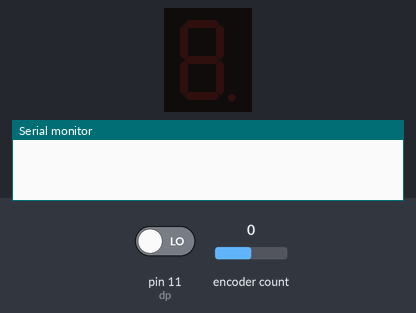
The sketch below on a simulated Arduino Uno, built with avr-gcc and run on an emulated ATmega328P. On the bench: 1-digit seven-segment display, the last lines printed to the serial monitor. Wiring (inferred from the names in the program): 1-digit 7-segment display, segments lit when HIGH: segments pin 2, pin 3, pin 4, pin 5, pin 6, pin 7, pin 8. The test bench sets the inputs (shaded band); at power-on: encoder count 0, pin 11 (dp) LOW. The segment pins are drawn as the display they are named for.

Above: at 1.2 s.
1.3 s: encoder count set to 1
At 2.1 s:
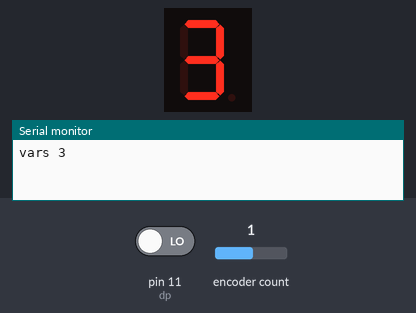
2.8 s: encoder count set to 2
At 3.2 s:
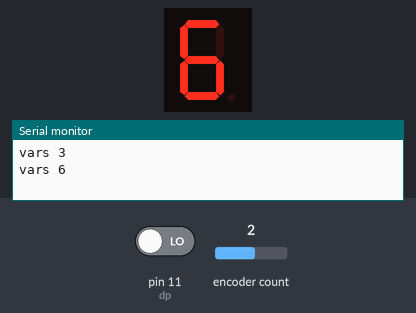
4.3 s: encoder count set to 3
At 5.6 s:
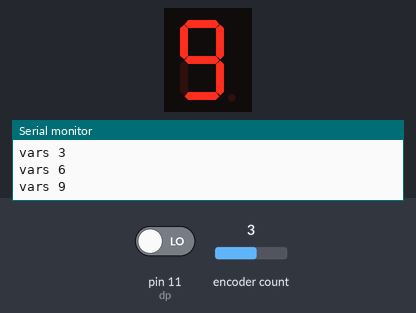
Timing chart, 0 to 7.3 s (numbered marks = the images above; inputs shaded):
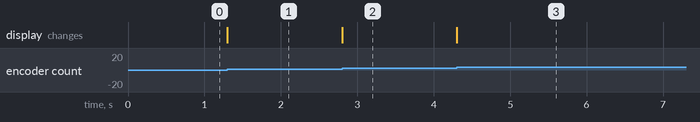

The sketch:

encoder_indicator_level.ino
```cpp
// управление тремя переменными при помощи энкодера:
// - нащёлкай кнопкой нужную переменную (1, 2 или 3 клика)
// - 1 переменная просто изменяется с постоянным шагом
// - 2 переменная: шаг 1, при зажатой кнопке - шаг 5
// - 3 переменная: шаг 1, при быстром вращении - шаг 5

#include <Arduino.h>
#include <EncButton.h>
EncButton enc(9, 10, 11);


int pins2[8] = {2,3,4,5,6,7,8,11};

#define a 2
#define b 3
#define c 4
#define d 5
#define e 6
#define f 7
#define g 8
#define dp 11

int var = 0;

int bright = 128; // уровень яркости светодиода
bool state = 1;   // состояние светодиода

void setup() {
  Serial.begin(9600);

  pinMode(a, OUTPUT);
  pinMode(b, OUTPUT);
  pinMode(c, OUTPUT);
  pinMode(d, OUTPUT);
  pinMode(e, OUTPUT);
  pinMode(f, OUTPUT);
  pinMode(g, OUTPUT);
}


void digits(uint8_t number) {
  if (number == 0) {
    digitalWrite(a, HIGH); digitalWrite(b, HIGH); digitalWrite(c, HIGH); digitalWrite(d, HIGH);   // say 0
    digitalWrite(e, HIGH); digitalWrite(f, HIGH); digitalWrite(g, LOW); digitalWrite(dp, LOW);
  }
  if (number == 1) {
    digitalWrite(a, LOW); digitalWrite(b, HIGH); digitalWrite(c, HIGH); digitalWrite(d, LOW);   // say 1
    digitalWrite(e, LOW); digitalWrite(f, LOW); digitalWrite(g, LOW); digitalWrite(dp, LOW);
  }
  if (number == 2) {
    digitalWrite(a, HIGH); digitalWrite(b, HIGH); digitalWrite(c, LOW); digitalWrite(d, HIGH);   // say 2
    digitalWrite(e, HIGH); digitalWrite(f, LOW); digitalWrite(g, HIGH); digitalWrite(dp, LOW);
  }
  if (number == 3) {
    digitalWrite(a, HIGH); digitalWrite(b, HIGH); digitalWrite(c, HIGH); digitalWrite(d, HIGH);   // say 3
    digitalWrite(e, LOW); digitalWrite(f, LOW); digitalWrite(g, HIGH); digitalWrite(dp, LOW);
  }
  if (number == 4) {
    digitalWrite(a, LOW); digitalWrite(b, HIGH); digitalWrite(c, HIGH); digitalWrite(d, LOW);   // say 4
    digitalWrite(e, LOW); digitalWrite(f, HIGH); digitalWrite(g, HIGH); digitalWrite(dp, LOW);
  }
  if (number == 5) {
    digitalWrite(a, HIGH); digitalWrite(b, LOW); digitalWrite(c, HIGH); digitalWrite(d, HIGH);   // say 5
    digitalWrite(e, LOW); digitalWrite(f, HIGH); digitalWrite(g, HIGH); digitalWrite(dp, LOW);
  }
  if (number == 6) {
    digitalWrite(a, HIGH); digitalWrite(b, LOW); digitalWrite(c, HIGH); digitalWrite(d, HIGH);   // say 6
    digitalWrite(e, HIGH); digitalWrite(f, HIGH); digitalWrite(g, HIGH); digitalWrite(dp, LOW);
  }
  if (number == 7) {
    digitalWrite(a, HIGH); digitalWrite(b, HIGH); digitalWrite(c, HIGH); digitalWrite(d, LOW);   // say 7
    digitalWrite(e, LOW); digitalWrite(f, LOW); digitalWrite(g, LOW); digitalWrite(dp, LOW);
  }
  if (number == 8) {
    digitalWrite(a, HIGH); digitalWrite(b, HIGH); digitalWrite(c, HIGH); digitalWrite(d, HIGH);   // say 8
    digitalWrite(e, HIGH); digitalWrite(f, HIGH); digitalWrite(g, HIGH); digitalWrite(dp, LOW);
  }
  if (number == 9) {
    digitalWrite(a, HIGH); digitalWrite(b, HIGH); digitalWrite(c, HIGH); digitalWrite(d, HIGH);   // say 9
    digitalWrite(e, LOW); digitalWrite(f, HIGH); digitalWrite(g, HIGH); digitalWrite(dp, LOW);
  }
  if (number == 10) {
    digitalWrite(a, LOW); digitalWrite(b, LOW); digitalWrite(c, LOW); digitalWrite(d, LOW);   // say point
    digitalWrite(e, LOW); digitalWrite(f, LOW); digitalWrite(g, LOW); digitalWrite(dp, HIGH);
  }
}

void reset() {
  digitalWrite(a, LOW); digitalWrite(b, LOW); digitalWrite(c, LOW); digitalWrite(d, LOW);   //don`t say anything
  digitalWrite(e, LOW); digitalWrite(f, LOW); digitalWrite(g, LOW); digitalWrite(dp, LOW);
  delay(30);
 }


void loop() {
  enc.tick();

  if (enc.turn()) {
        var = constrain(var += 1 * enc.dir(), 0, 9);
        Serial.println(String("vars ") + var);
        digits(var);
    }
}
```

Measured:
- after the input at 1.3 s, the display: changes at once (image 1)
- after the input at 2.8 s, the display: changes at once (image 2)
- after the input at 4.3 s, the display: changes at once (image 3)
